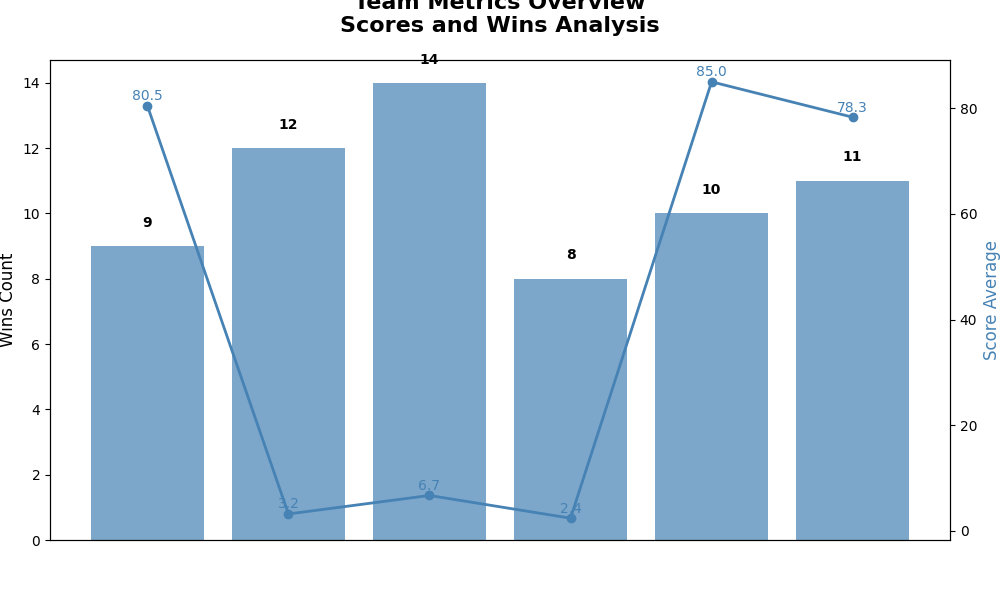

This figure's Python source:
import matplotlib.pyplot as plt

# Sorted data for plotting
sports_sorted = ['Basketball', 'Soccer', 'Baseball', 'Tennis', 'Swimming', 'Volleyball']
wins_sorted = [9, 12, 14, 8, 10, 11]
avg_scores_sorted = [80.5, 3.2, 6.7, 2.4, 85.0, 78.3]

# Create the figure and axis
fig, ax1 = plt.subplots(figsize=(10, 6))

# Bar chart for number of wins
bars = ax1.bar(sports_sorted, wins_sorted, color='#4682B4', alpha=0.7)

# Line plot for average scores
ax2 = ax1.twinx()
ax2.plot(sports_sorted, avg_scores_sorted, color='#4682B4', marker='o', linestyle='-', linewidth=2)

# Titles and labels
ax1.set_title('Team Metrics Overview\nScores and Wins Analysis', fontsize=16, fontweight='bold', pad=20)
ax1.set_xlabel('Sports Category', fontsize=12)
ax1.set_ylabel('Wins Count', fontsize=12)
ax2.set_ylabel('Score Average', fontsize=12, color='#4682B4')

# Annotating each bar with the number of wins
for bar in bars:
    yval = bar.get_height()
    ax1.text(bar.get_x() + bar.get_width() / 2, yval + 0.5, int(yval), ha='center', va='bottom', fontsize=10, fontweight='bold')

# Annotate each point with the average score
for i, value in enumerate(avg_scores_sorted):
    ax2.text(i, value + 0.5, f'{value}', color='#4682B4', fontsize=10, ha='center', va='bottom')

# Remove gridlines, legends, and borders
ax1.yaxis.grid(False)
ax1.get_xaxis().set_visible(False)
fig.subplots_adjust(left=0.05, right=0.95, top=0.9, bottom=0.1)

# Display the plot
plt.show()
